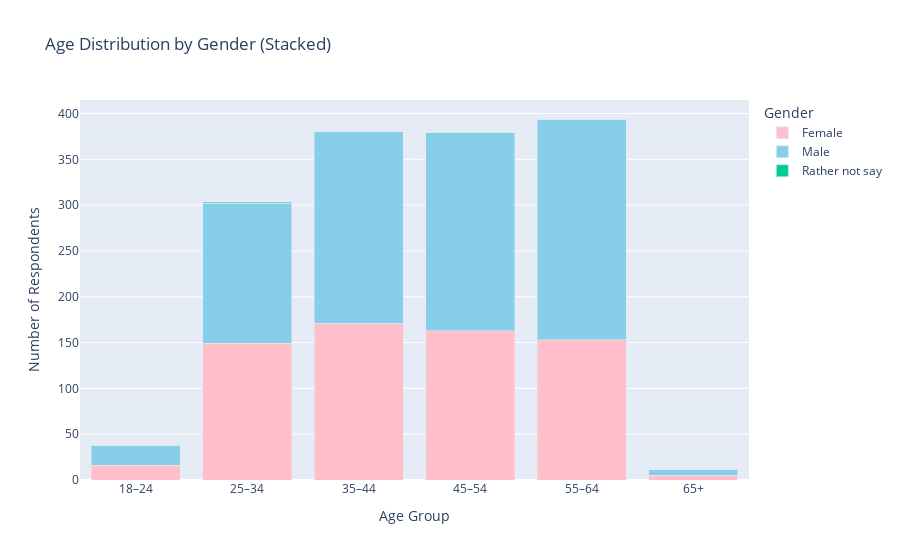

The notebook cell saved with this chart:
### Markdown cell above
#### 1. Respondent Demographics

### Code cell
## 1a) Age and gender Distribution

SURVEY_YEAR = 2020

viz_demo_df = (
    cd_2020[["birth_year", "gender"]]
    .dropna()
    .assign(age=lambda d: SURVEY_YEAR - d["birth_year"])
)

age_bins = [18, 25, 35, 45, 55, 65, 100]
age_labels = ["18–24", "25–34", "35–44", "45–54", "55–64", "65+"]

viz_demo_df["age_group"] = pd.cut(
    viz_demo_df["age"],
    bins=age_bins,
    labels=age_labels,
    right=False
)

age_gender_dist = (
    viz_demo_df
    .groupby(["age_group", "gender"])
    .size()
    .reset_index(name="count")
)

age_dist = px.bar(
    age_gender_dist,
    x="age_group",
    y="count",
    color="gender",
    barmode="stack",
    title="Age Distribution by Gender (Stacked)",
    labels={
        "age_group": "Age Group",
        "count": "Number of Respondents",
        "gender": "Gender"
    },
    color_discrete_map={
        "Male": "skyblue",
        "Female": "pink",
        "Rather not say": "dark green"
    }
)

age_dist.show()

### Figure 1 — Plotly figure (JSON) as saved in the notebook; plotly's stock layout.template omitted (floating-point values rounded to 4 significant figures)
{"data": [{"hovertemplate": "Gender=Female<br>Age Group=%{x}<br>Number of Respondents=%{y}<extra></extra>", "legendgroup": "Female", "marker": {"color": "pink", "pattern": {"shape": ""}}, "name": "Female", "orientation": "v", "showlegend": true, "textposition": "auto", "type": "bar", "x": ["18–24", "25–34", "35–44", "45–54", "55–64", "65+"], "xaxis": "x", "y": [16, 149, 171, 163, 153, 5], "yaxis": "y"}, {"hovertemplate": "Gender=Male<br>Age Group=%{x}<br>Number of Respondents=%{y}<extra></extra>", "legendgroup": "Male", "marker": {"color": "skyblue", "pattern": {"shape": ""}}, "name": "Male", "orientation": "v", "showlegend": true, "textposition": "auto", "type": "bar", "x": ["18–24", "25–34", "35–44", "45–54", "55–64", "65+"], "xaxis": "x", "y": [22, 153, 209, 215, 241, 6], "yaxis": "y"}, {"hovertemplate": "Gender=Rather not say<br>Age Group=%{x}<br>Number of Respondents=%{y}<extra></extra>", "legendgroup": "Rather not say", "marker": {"color": "dark green", "pattern": {"shape": ""}}, "name": "Rather not say", "orientation": "v", "showlegend": true, "textposition": "auto", "type": "bar", "x": ["18–24", "25–34", "35–44", "45–54", "55–64", "65+"], "xaxis": "x", "y": [0, 1, 0, 1, 0, 0], "yaxis": "y"}], "layout": {"barmode": "stack", "legend": {"title": {"text": "Gender"}, "tracegroupgap": 0}, "title": {"text": "Age Distribution by Gender (Stacked)"}, "xaxis": {"anchor": "y", "domain": [0, 1], "title": {"text": "Age Group"}}, "yaxis": {"anchor": "x", "domain": [0, 1], "title": {"text": "Number of Respondents"}}}}
